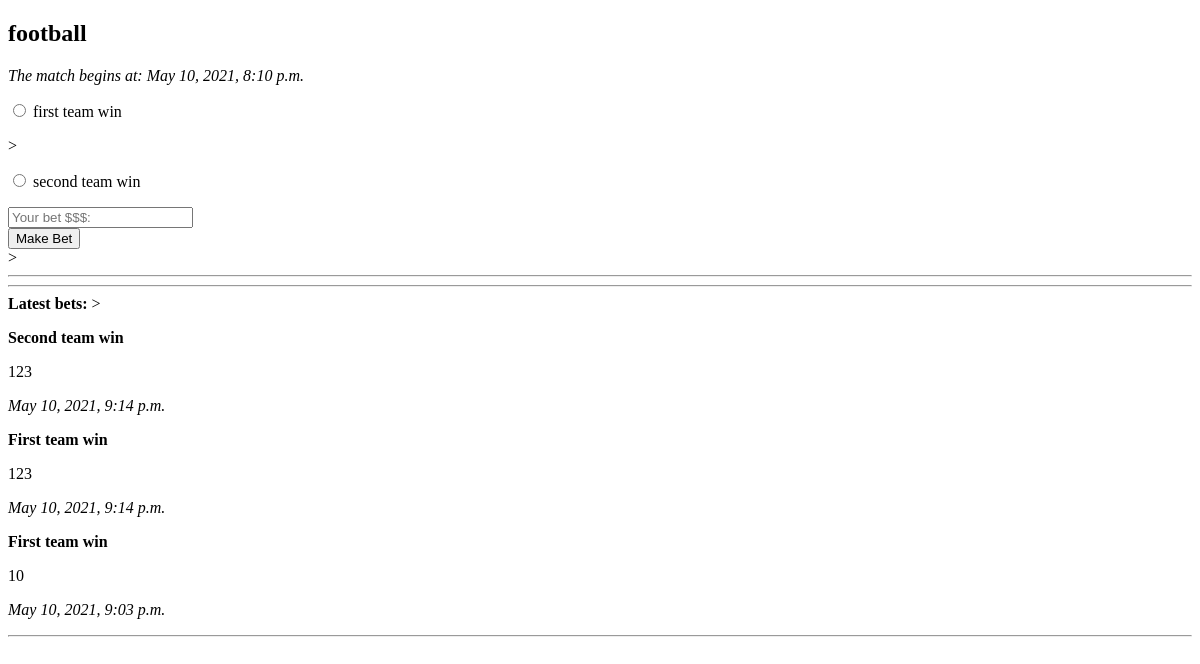
The page /4/ on the database as committed earlier.
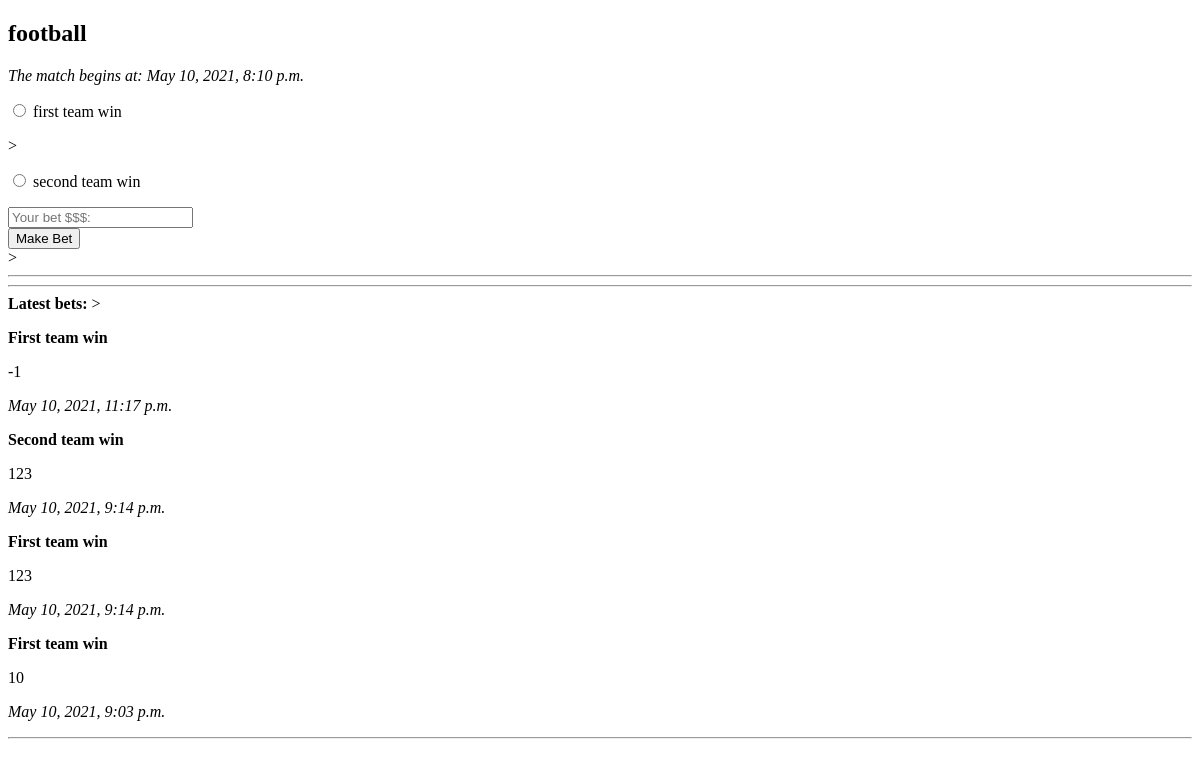
The same page on the database as committed later.
### freebets/models.py (models this page shows, shortened)
class Event(models.Model):
    event_name = models.CharField('Game name', max_length=200)
    event_date = models.DateTimeField('Game date')

class Bet(models.Model):
    event = models.ForeignKey(Event, on_delete=models.CASCADE)
    eventBet = models.CharField('pari', max_length=200)
    dollars = models.IntegerField('bet amount')
    date_added = models.DateTimeField('bet date')

### freebets/views.py (the view)
# urls.py: path('<int:event_id>/', views.event, name='event'),
def event(request, event_id):
    try:
        a=Event.objects.get( id = event_id)
    except:
        raise Http404("Такого матча нет")
    latest_bets = a.bet_set.order_by('-id')[:10]
    return render(request, 'event.html', {'event': a, 'latest_bets' : latest_bets })

### freebets/templates/event.html (shortened to what this page needs)
{% extends 'base.html' %}
{% block content %}
<h2>{{event.event_name}}</h2>
<em> The match begins at: {{event.event_date}} </em>
<form action="{% url 'freebets:make_bet' event.id %}" method="POST">
 <p><input type="radio" required name="team" value="first"> first team win</p>>
 <p><input type="radio" required name="team" value="second"> second team win</p>
 <input type="number" required placeholder="Your bet $$$:" name="money"> <br>
 <button type="submit"> Make Bet </button>
</form>>
<hr>
<hr>
<b> Latest bets: </b>>
{% if latest_bets %}
  {% for c in latest_bets %}
    <p>
        {% if c.eventBet == "first" %}
            <strong>First team win</strong>
        {% else %}
            <strong>Second team win</strong>
        {% endif %}
        <p>{{c.dollars }} </p>
        <em> {{c.date_added}}</em>
</p>
{% endfor %}
{% else %}
There are no bets yet. Do it! Now!
{% endif %}
<hr>
{% endblock %}

### freebets/templates/base.html (shortened to what this page needs)
<!DOCTYPE html>
<html lang="en">
<head>
</head>
<body>
    {% block content %}{% endblock %}
</body>
</html>

Rows that differ between the two databases and show on the page:
added Bet: eventBet "First team win", dollars "-1", date_added "May 10, 2021, 11:17 p.m."
